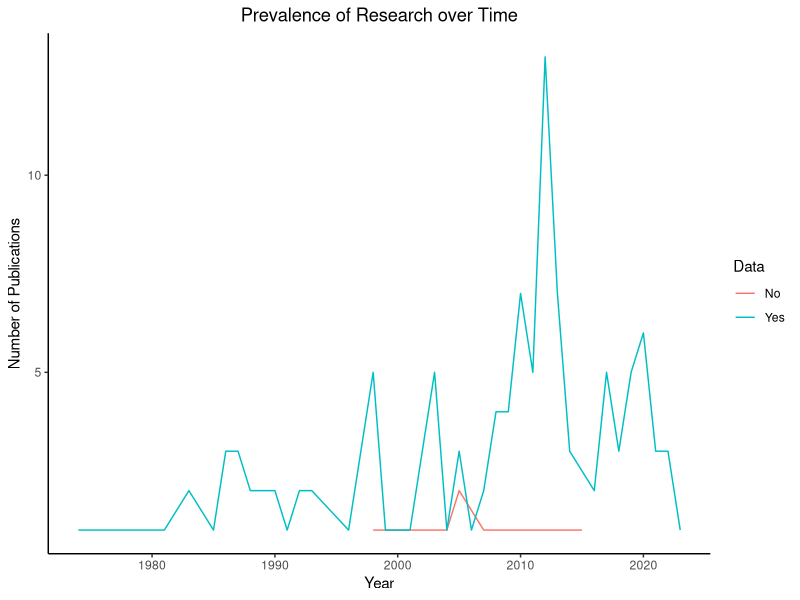

Generate this figure with R:
#Load required packages from library
library(ggplot2)
library(tidyverse)
#Load .csv and name year_data
year_data <- read.csv("year_data.csv")
#Look at data
head(year_data)
#Summarize data by year
year_sum <- year_data %>%
  group_by(Year) %>%
  add_count(Data)

#Plot Data into
ggplot(year_sum, aes(x=Year,y=n,color=Data)) +
  geom_line() + labs(title = "Prevalence of Research over Time",
                     x = "Year",
                     y = "Number of Publications") +
  theme_classic()+theme(plot.title = element_text(hjust=0.5))


